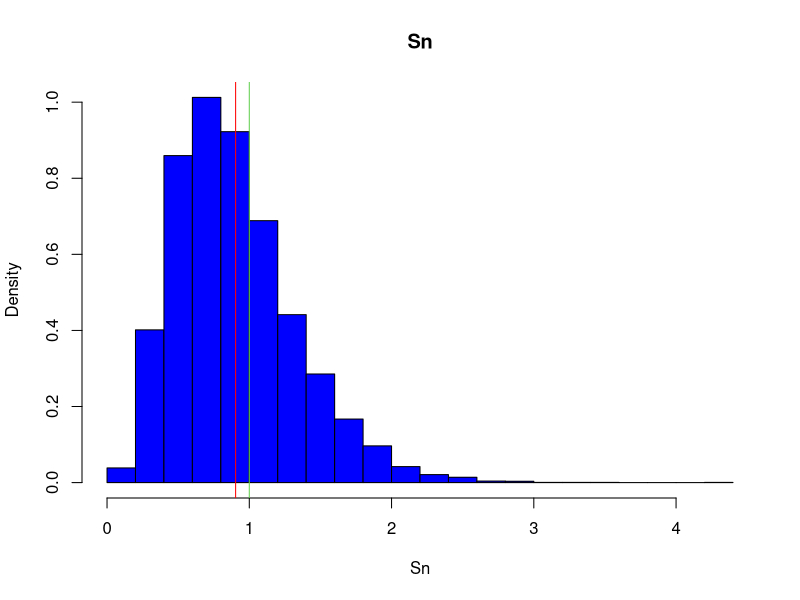
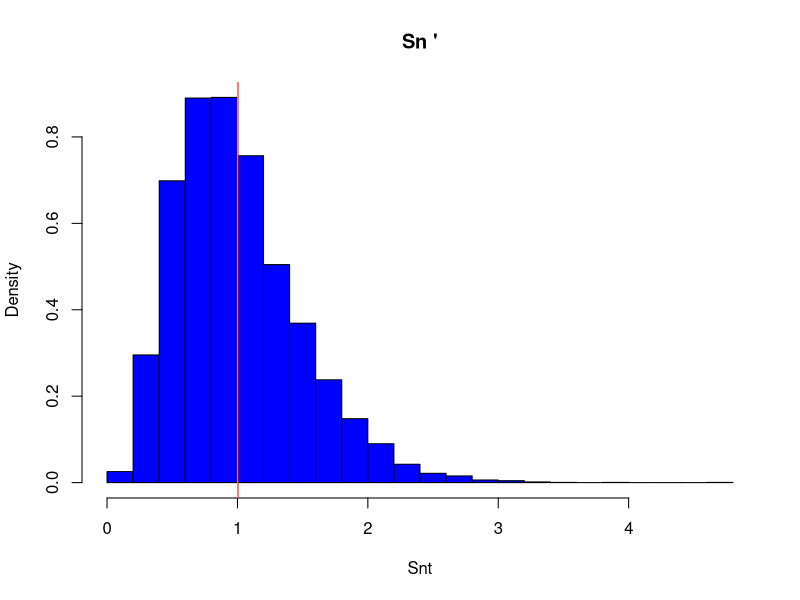

Write the R code that produced these figures, in order.
##########################################################################################################
# Author: ADI Junior																					                                           #
# Date : August, 15th 2021  - 00:43																		                                   #
# Name : PracticeR | LearnR																			                                         #
# Description : R code for practicing  Data Analysis / Data Science / Machine Learning /				         #
# R version 4.0.3 																					                                             #								
# source the code to be executed. E.g : source("C:\\R\\tuto\\adi-stat-desc.R"); ls()        			       #	
# or open the script via menu, and CTRL+R to execute the instructions of this script line by line, 1by1  #
# Or copy and paste in R terminal console to be executed		            							                   #	
##########################################################################################################
#
# Supprimer toutes les variables ou tous les objets
rm(list=ls(all=TRUE))
# les donnees
K<- 10000
n<- 10
mu=0
sigma2=1
# On considère K échantillons composés de n valeurs issues de N(mu,sigma2)
# réparties sur chaque ligne de la matrice Xkn suivante
Xkn<- matrix(rnorm(n*K, mean=mu, sd=sqrt(sigma2)) , ncol=n)
# On applique la variance selon les lignes, donnant K variances
Snt<- apply(Xkn ,FUN=var ,MARGIN=1)
Sn<- (n-1)/n*Snt
# S est la version biaisée (car var utilise la variance débiaisée)
hist(Sn, nclass=30, probability=TRUE, main="Sn" , col="blue")
#la variance est décalée à n/(n-1)*sigma2=0.9
abline(v=mean(Sn) , col=" red ") ; abline(v=sigma2 , col=3)
hist(Snt , nclass=30, probability=TRUE, main="Sn '" , col="blue")
abline(v=mean(Snt) , col="red ") ; abline(v=sigma2 , col=3)